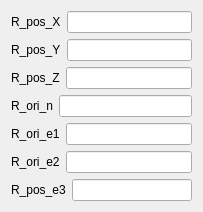
          <widget class="QWidget" name="m_pRArmPosTab">
           <attribute name="title">
            <string>R_Pos</string>
           </attribute>
           <layout class="QGridLayout" name="gridLayout_3">
            <item row="0" column="0">
             <layout class="QVBoxLayout" name="verticalLayout_4">
              <item>
               <layout class="QHBoxLayout" name="horizontalLayout_49">
                <item>
                 <widget class="QLabel" name="m_pLPosXLbl_2">
                  <property name="text">
                   <string>R_pos_X</string>
                  </property>
                 </widget>
                </item>
                <item>
                 <widget class="QLineEdit" name="m_pRPosXCmd">
                  <property name="minimumSize">
                   <size>
                    <width>120</width>
                    <height>0</height>
                   </size>
                  </property>
                 </widget>
                </item>
               </layout>
              </item>
              <item>
               <layout class="QHBoxLayout" name="horizontalLayout_50">
                <item>
                 <widget class="QLabel" name="m_pLPosYLbl_2">
                  <property name="text">
                   <string>R_pos_Y</string>
                  </property>
                 </widget>
                </item>
                <item>
                 <widget class="QLineEdit" name="m_pRPosYCmd">
                  <property name="minimumSize">
                   <size>
                    <width>120</width>
                    <height>0</height>
                   </size>
                  </property>
                 </widget>
                </item>
               </layout>
              </item>
              <item>
               <layout class="QHBoxLayout" name="horizontalLayout_51">
                <item>
                 <widget class="QLabel" name="m_pLPosZLbl_2">
                  <property name="text">
                   <string>R_pos_Z</string>
                  </property>
                 </widget>
                </item>
                <item>
                 <widget class="QLineEdit" name="m_pRPosZCmd">
                  <property name="minimumSize">
                   <size>
                    <width>120</width>
                    <height>0</height>
                   </size>
                  </property>
                 </widget>
                </item>
               </layout>
              </item>
              <item>
               <layout class="QHBoxLayout" name="horizontalLayout_52">
                <item>
                 <widget class="QLabel" name="m_pLOriXLbl_2">
                  <property name="text">
                   <string>R_ori_n</string>
                  </property>
                 </widget>
                </item>
                <item>
                 <widget class="QLineEdit" name="m_pROri1Cmd">
                  <property name="minimumSize">
                   <size>
                    <width>120</width>
                    <height>0</height>
                   </size>
                  </property>
                 </widget>
                </item>
               </layout>
              </item>
              <item>
               <layout class="QHBoxLayout" name="horizontalLayout_53">
                <item>
                 <widget class="QLabel" name="m_pLOriYLbl_2">
                  <property name="text">
                   <string>R_ori_e1</string>
                  </property>
                 </widget>
                </item>
                <item>
                 <widget class="QLineEdit" name="m_pROri2Cmd">
                  <property name="minimumSize">
                   <size>
                    <width>120</width>
                    <height>0</height>
                   </size>
                  </property>
                 </widget>
                </item>
               </layout>
              </item>
              <item>
               <layout class="QHBoxLayout" name="horizontalLayout_54">
                <item>
                 <widget class="QLabel" name="m_pLOriZLbl_2">
                  <property name="text">
                   <string>R_ori_e2</string>
                  </property>
                 </widget>
                </item>
                <item>
                 <widget class="QLineEdit" name="m_pROri3Cmd">
                  <property name="minimumSize">
                   <size>
                    <width>120</width>
                    <height>0</height>
                   </size>
                  </property>
                 </widget>
                </item>
               </layout>
              </item>
              <item>
               <layout class="QHBoxLayout" name="horizontalLayout_61">
                <item>
                 <widget class="QLabel" name="m_pLPosXLbl_4">
                  <property name="text">
                   <string>R_pos_e3</string>
                  </property>
                 </widget>
                </item>
                <item>
                 <widget class="QLineEdit" name="m_pROri4Cmd">
                  <property name="minimumSize">
                   <size>
                    <width>120</width>
                    <height>0</height>
                   </size>
                  </property>
                 </widget>
                </item>
               </layout>
              </item>
             </layout>
            </item>
           </layout>
          </widget>
